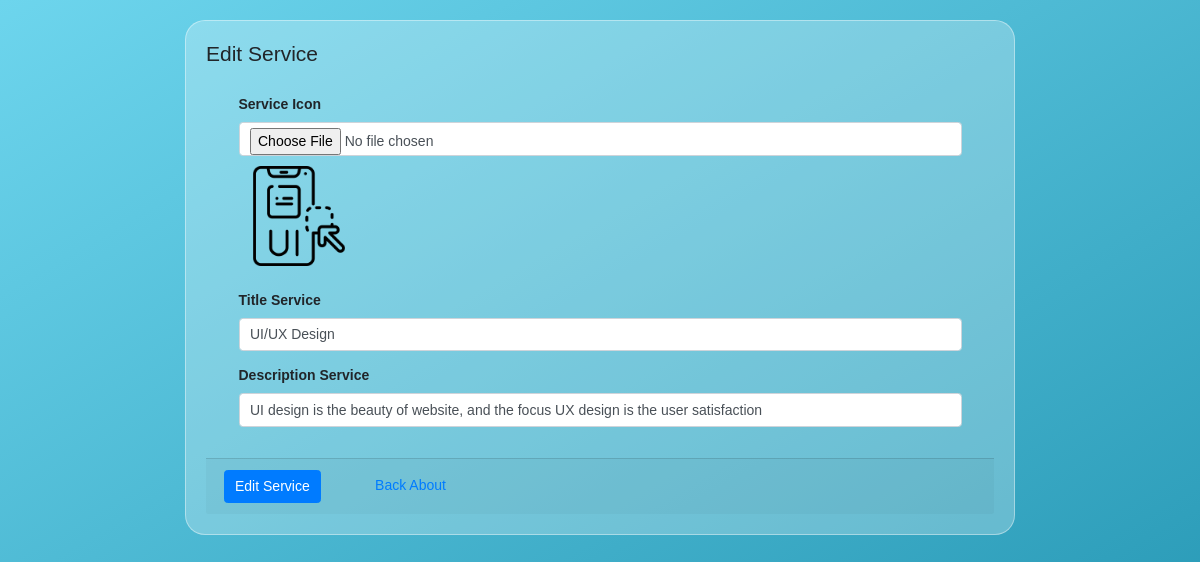
/include/editservice.php?id=17 (signed in), run on the app's committed database.
### tables this page shows
CREATE TABLE `services` (
  `id` int(11) NOT NULL,
  `icon_service` text NOT NULL,
  `title_service` varchar(25) NOT NULL,
  `desc_service` varchar(85) NOT NULL
);

### include/editservice.php (the view, shortened to what this page needs)
<?php
    include '../include/db.php';
    $data = mysqli_query($db, "SELECT * FROM services WHERE id = '".$_GET['id']."'");
    $r = mysqli_fetch_array($data);
    $icon_service = $r['icon_service'];
    $title_service = $r['title_service'];
    $desc_service = $r['desc_service'];
?>
<!DOCTYPE html>
<html lang="en">
<head>
    <link rel="stylesheet" href="https://maxcdn.bootstrapcdn.com/bootstrap/4.5.2/css/bootstrap.min.css">
    <link rel="stylesheet" href="../admin/assets/css/styleedit.css">
    <link rel="stylesheet" href="../admin/assets/css/responsivestyleedit.css">
</head>
<body style="margin: 20px;">
    <div class="cards">
        <div class="row">
            <div class="col">
                <h4 class="card-title">Edit Service</h4>
                <form role="form" method="post" enctype="multipart/form-data">
                    <div class="card-body">
                        <div class="form-group col-12">
                            <label style="font-weight: 700;">Service Icon</label>
                            <input type="file" class="form-control" name="icon_service">
                            <img src="../assets/img/service/<?php echo $icon_service?>"
                                style="width: 100px; height: 100px; margin:10px">
                        </div>
                        <div class="form-group col-12">
                            <label style="font-weight: 700;">Title Service</label>
                            <input type="text" class="form-control" value="<?php echo $title_service?>"
                                name="title_service">
                        </div>
                        <div class="form-group col-12">
                            <label style="font-weight: 700;">Description Service</label>
                            <input type="text" class="form-control" value="<?php echo $desc_service?>"
                                name="desc_service">
                        </div>
                    </div>
                    <div class="card-footer">
                        <button type="submit" name="kirim" value="update" class="btn btn-primary">Edit Service</button>
                        <a href="../admin/index.php?aboutsetting=true" style="margin-left: 50px;">Back About</a>
                    </div>
                </form>
            </div>
        </div>
    </div>
</body>
</html>

### admin/assets/css/styleedit.css (style rules this page uses)
:root { --light-blue: #2193b0; --cool-white: #6dd5ed; --white-alpha-40: rgba(255, 255, 255, 0.40); --white-alpha-25: rgba(255, 255, 255, 0.25); --backdrop-filter-blur: blur(5px); }
* { padding: 0; margin: 0; font-family: sans-serif; font-size: 14px; text-decoration: none; list-style: none; }
body { background-attachment: fixed; height: -webkit-fit-content; height: -moz-fit-content; height: fit-content; background-image: linear-gradient(-30deg, var(--light-blue), var(--cool-white)); }
.cards { padding: 0; margin: 0; display: flex; flex-wrap: wrap; width: 100%; justify-content: center; }
.cards .row { width: 75%; justify-content: space-between; display: flex; flex-wrap: wrap; }
.cards .row .col { background-color: var(--white-alpha-25); border: 1px solid var(--white-alpha-40); width: 100%; height: -webkit-fit-content; height: -moz-fit-content; height: fit-content; margin: 0 20px; border-radius: 20px; padding: 20px; }
.cards .row .col form { width: 100%; }
.cards .row .col form a { margin: 50px; text-decoration: none; }

### data on the page
services: icon_service (picture), title_service "UI/UX Design", desc_service "UI design is the beauty of website, and the focus UX design is the user satisfaction"
